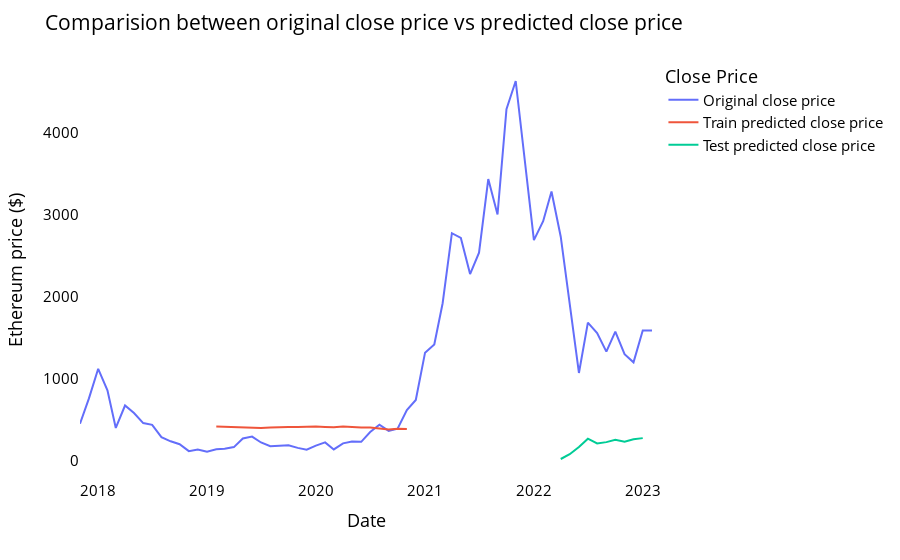

The cell this chart's notebook holds for it:
### Code cell
# shift train predictions for plotting

look_back=time_step
trainPredictPlot = np.empty_like(closedf)
trainPredictPlot[:, :] = np.nan
trainPredictPlot[look_back:len(train_predict)+look_back, :] = train_predict
print("Train predicted data: ", trainPredictPlot.shape)

# shift test predictions for plotting
testPredictPlot = np.empty_like(closedf)
testPredictPlot[:, :] = np.nan
testPredictPlot[len(train_predict)+(look_back*2)+1:len(closedf)-1, :] = test_predict
print("Test predicted data: ", testPredictPlot.shape)

names = cycle(['Original close price','Train predicted close price','Test predicted close price'])


plotdf = pd.DataFrame({'Year_Month': monthly_df_copy['Year_Month'],
                       'original_close': monthly_df_copy['Close'],
                      'train_predicted_close': trainPredictPlot.reshape(1,-1)[0].tolist(),
                      'test_predicted_close': testPredictPlot.reshape(1,-1)[0].tolist()})

fig = px.line(plotdf,x=plotdf['Year_Month'], y=[plotdf['original_close'],plotdf['train_predicted_close'],
                                          plotdf['test_predicted_close']],
              labels={'value':'Ethereum price ($)','Year_Month': 'Date'})
fig.update_layout(title_text='Comparision between original close price vs predicted close price',
                  plot_bgcolor='white', font_size=15, font_color='black', legend_title_text='Close Price')
fig.for_each_trace(lambda t:  t.update(name = next(names)))

fig.update_xaxes(showgrid=False)
fig.update_yaxes(showgrid=False)
fig.show()

### Figure 1 — Plotly figure (JSON) as saved in the notebook; plotly's stock layout.template omitted (floating-point values rounded to 4 significant figures)
{"data": [{"hovertemplate": "variable=original_close<br>Date=%{x}<br>Ethereum price ($)=%{y}<extra></extra>", "legendgroup": "original_close", "line": {"color": "#636efa", "dash": "solid"}, "marker": {"symbol": "circle"}, "mode": "lines", "name": "Original close price", "orientation": "v", "showlegend": true, "type": "scatter", "x": ["2017-11-01T00:00:00", "2017-12-01T00:00:00", "2018-01-01T00:00:00", "2018-02-01T00:00:00", "2018-03-01T00:00:00", "2018-04-01T00:00:00", "2018-05-01T00:00:00", "2018-06-01T00:00:00", "2018-07-01T00:00:00", "2018-08-01T00:00:00", "2018-09-01T00:00:00", "2018-10-01T00:00:00", "2018-11-01T00:00:00", "2018-12-01T00:00:00", "2019-01-01T00:00:00", "2019-02-01T00:00:00", "2019-03-01T00:00:00", "2019-04-01T00:00:00", "2019-05-01T00:00:00", "2019-06-01T00:00:00", "2019-07-01T00:00:00", "2019-08-01T00:00:00", "2019-09-01T00:00:00", "2019-10-01T00:00:00", "2019-11-01T00:00:00", "2019-12-01T00:00:00", "2020-01-01T00:00:00", "2020-02-01T00:00:00", "2020-03-01T00:00:00", "2020-04-01T00:00:00", "2020-05-01T00:00:00", "2020-06-01T00:00:00", "2020-07-01T00:00:00", "2020-08-01T00:00:00", "2020-09-01T00:00:00", "2020-10-01T00:00:00", "2020-11-01T00:00:00", "2020-12-01T00:00:00", "2021-01-01T00:00:00", "2021-02-01T00:00:00", "2021-03-01T00:00:00", "2021-04-01T00:00:00", "2021-05-01T00:00:00", "2021-06-01T00:00:00", "2021-07-01T00:00:00", "2021-08-01T00:00:00", "2021-09-01T00:00:00", "2021-10-01T00:00:00", "2021-11-01T00:00:00", "2021-12-01T00:00:00", "2022-01-01T00:00:00", "2022-02-01T00:00:00", "2022-03-01T00:00:00", "2022-04-01T00:00:00", "2022-05-01T00:00:00", "2022-06-01T00:00:00", "2022-07-01T00:00:00", "2022-08-01T00:00:00", "2022-09-01T00:00:00", "2022-10-01T00:00:00", "2022-11-01T00:00:00", "2022-12-01T00:00:00", "2023-01-01T00:00:00", "2023-02-01T00:00:00"], "xaxis": "x", "y": [447.1, 756.7, 1118.0, 855.2, 396.5, 669.9, 577.6, 455.2, 433.9, 283.0, 232.8, 197.4, 113.2, 133.4, 107.1, 136.7, 141.5, 162.2, 268.1, 290.7, 218.7, 172.5, 179.9, 184.0, 152.5, 129.6, 180.2, 219.8, 133.6, 207.6, 231.0, 226.3, 345.6, 435.1, 359.9, 386.6, 614.8, 737.8, 1315.0, 1416.0, 1918.0, 2773.0, 2715.0, 2275.0, 2536.0, 3434.0, 3002.0, 4288.0, 4631.0, 3683.0, 2688.0, 2919.0, 3282.0, 2730.0, 1942.0, 1067.0, 1682.0, 1554.0, 1328.0, 1573.0, 1296.0, 1197.0, 1587.0, 1587.0], "yaxis": "y"}, {"hovertemplate": "variable=train_predicted_close<br>Date=%{x}<br>Ethereum price ($)=%{y}<extra></extra>", "legendgroup": "train_predicted_close", "line": {"color": "#EF553B", "dash": "solid"}, "marker": {"symbol": "circle"}, "mode": "lines", "name": "Train predicted close price", "orientation": "v", "showlegend": true, "type": "scatter", "x": ["2017-11-01T00:00:00", "2017-12-01T00:00:00", "2018-01-01T00:00:00", "2018-02-01T00:00:00", "2018-03-01T00:00:00", "2018-04-01T00:00:00", "2018-05-01T00:00:00", "2018-06-01T00:00:00", "2018-07-01T00:00:00", "2018-08-01T00:00:00", "2018-09-01T00:00:00", "2018-10-01T00:00:00", "2018-11-01T00:00:00", "2018-12-01T00:00:00", "2019-01-01T00:00:00", "2019-02-01T00:00:00", "2019-03-01T00:00:00", "2019-04-01T00:00:00", "2019-05-01T00:00:00", "2019-06-01T00:00:00", "2019-07-01T00:00:00", "2019-08-01T00:00:00", "2019-09-01T00:00:00", "2019-10-01T00:00:00", "2019-11-01T00:00:00", "2019-12-01T00:00:00", "2020-01-01T00:00:00", "2020-02-01T00:00:00", "2020-03-01T00:00:00", "2020-04-01T00:00:00", "2020-05-01T00:00:00", "2020-06-01T00:00:00", "2020-07-01T00:00:00", "2020-08-01T00:00:00", "2020-09-01T00:00:00", "2020-10-01T00:00:00", "2020-11-01T00:00:00", "2020-12-01T00:00:00", "2021-01-01T00:00:00", "2021-02-01T00:00:00", "2021-03-01T00:00:00", "2021-04-01T00:00:00", "2021-05-01T00:00:00", "2021-06-01T00:00:00", "2021-07-01T00:00:00", "2021-08-01T00:00:00", "2021-09-01T00:00:00", "2021-10-01T00:00:00", "2021-11-01T00:00:00", "2021-12-01T00:00:00", "2022-01-01T00:00:00", "2022-02-01T00:00:00", "2022-03-01T00:00:00", "2022-04-01T00:00:00", "2022-05-01T00:00:00", "2022-06-01T00:00:00", "2022-07-01T00:00:00", "2022-08-01T00:00:00", "2022-09-01T00:00:00", "2022-10-01T00:00:00", "2022-11-01T00:00:00", "2022-12-01T00:00:00", "2023-01-01T00:00:00", "2023-02-01T00:00:00"], "xaxis": "x", "y": [null, null, null, null, null, null, null, null, null, null, null, null, null, null, null, 414.5, 411.8, 411.6, 409.5, 397.9, 394.8, 402.3, 407.5, 407.0, 406.6, 410.1, 412.8, 407.5, 403.0, 412.2, 404.5, 401.6, 401.9, 388.7, 378.1, 385.4, 382.3, null, null, null, null, null, null, null, null, null, null, null, null, null, null, null, null, null, null, null, null, null, null, null, null, null, null, null], "yaxis": "y"}, {"hovertemplate": "variable=test_predicted_close<br>Date=%{x}<br>Ethereum price ($)=%{y}<extra></extra>", "legendgroup": "test_predicted_close", "line": {"color": "#00cc96", "dash": "solid"}, "marker": {"symbol": "circle"}, "mode": "lines", "name": "Test predicted close price", "orientation": "v", "showlegend": true, "type": "scatter", "x": ["2017-11-01T00:00:00", "2017-12-01T00:00:00", "2018-01-01T00:00:00", "2018-02-01T00:00:00", "2018-03-01T00:00:00", "2018-04-01T00:00:00", "2018-05-01T00:00:00", "2018-06-01T00:00:00", "2018-07-01T00:00:00", "2018-08-01T00:00:00", "2018-09-01T00:00:00", "2018-10-01T00:00:00", "2018-11-01T00:00:00", "2018-12-01T00:00:00", "2019-01-01T00:00:00", "2019-02-01T00:00:00", "2019-03-01T00:00:00", "2019-04-01T00:00:00", "2019-05-01T00:00:00", "2019-06-01T00:00:00", "2019-07-01T00:00:00", "2019-08-01T00:00:00", "2019-09-01T00:00:00", "2019-10-01T00:00:00", "2019-11-01T00:00:00", "2019-12-01T00:00:00", "2020-01-01T00:00:00", "2020-02-01T00:00:00", "2020-03-01T00:00:00", "2020-04-01T00:00:00", "2020-05-01T00:00:00", "2020-06-01T00:00:00", "2020-07-01T00:00:00", "2020-08-01T00:00:00", "2020-09-01T00:00:00", "2020-10-01T00:00:00", "2020-11-01T00:00:00", "2020-12-01T00:00:00", "2021-01-01T00:00:00", "2021-02-01T00:00:00", "2021-03-01T00:00:00", "2021-04-01T00:00:00", "2021-05-01T00:00:00", "2021-06-01T00:00:00", "2021-07-01T00:00:00", "2021-08-01T00:00:00", "2021-09-01T00:00:00", "2021-10-01T00:00:00", "2021-11-01T00:00:00", "2021-12-01T00:00:00", "2022-01-01T00:00:00", "2022-02-01T00:00:00", "2022-03-01T00:00:00", "2022-04-01T00:00:00", "2022-05-01T00:00:00", "2022-06-01T00:00:00", "2022-07-01T00:00:00", "2022-08-01T00:00:00", "2022-09-01T00:00:00", "2022-10-01T00:00:00", "2022-11-01T00:00:00", "2022-12-01T00:00:00", "2023-01-01T00:00:00", "2023-02-01T00:00:00"], "xaxis": "x", "y": [null, null, null, null, null, null, null, null, null, null, null, null, null, null, null, null, null, null, null, null, null, null, null, null, null, null, null, null, null, null, null, null, null, null, null, null, null, null, null, null, null, null, null, null, null, null, null, null, null, null, null, null, null, 16.91, 75.24, 163.4, 265.0, 206.9, 222.9, 250.5, 227.1, 258.3, 271.6, null], "yaxis": "y"}], "layout": {"font": {"color": "black", "size": 15}, "legend": {"title": {"text": "Close Price"}, "tracegroupgap": 0}, "margin": {"t": 60}, "plot_bgcolor": "white", "title": {"text": "Comparision between original close price vs predicted close price"}, "xaxis": {"anchor": "y", "domain": [0, 1], "showgrid": false, "title": {"text": "Date"}}, "yaxis": {"anchor": "x", "domain": [0, 1], "showgrid": false, "title": {"text": "Ethereum price ($)"}}}}
